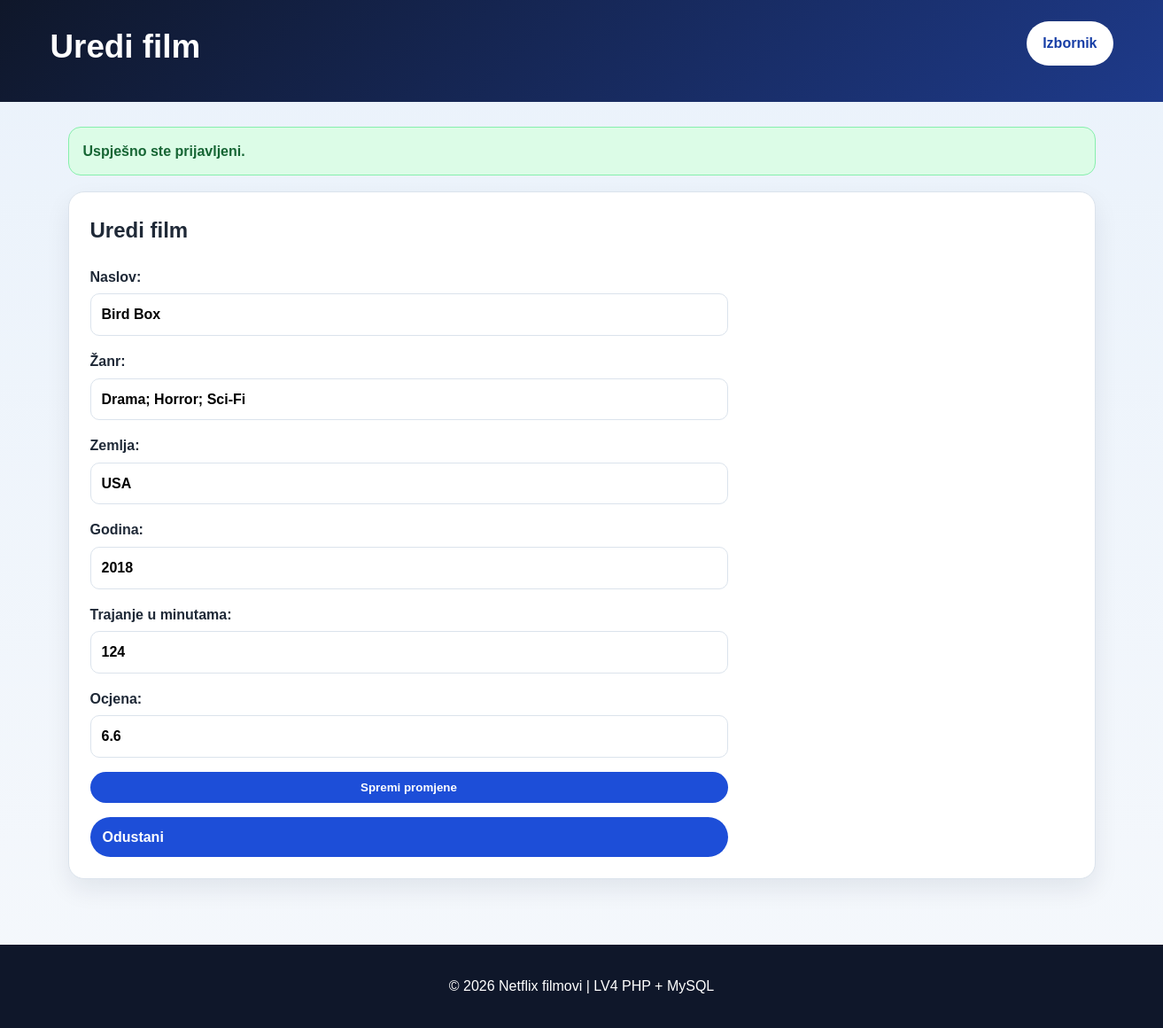
/admin/film_edit.php?id=2 (signed in), run on the app's committed database.
### tables this page shows
CREATE TABLE IF NOT EXISTS movies (
    id INT AUTO_INCREMENT PRIMARY KEY,
    title VARCHAR(255) NOT NULL,
    genre VARCHAR(255) NOT NULL,
    country VARCHAR(100) NOT NULL DEFAULT 'Nepoznato',
    release_year INT NOT NULL,
    duration_min INT NOT NULL,
    rating DECIMAL(3,1) NOT NULL,
    created_at TIMESTAMP DEFAULT CURRENT_TIMESTAMP
);

### admin/film_edit.php (the view, shortened to what this page needs)
<?php
require_once '../includes/db.php';
require_once '../includes/functions.php';
$id = (int)($_GET['id'] ?? 0);
$stmt = $pdo->prepare("
    SELECT *
    FROM movies
    WHERE id = :id
    LIMIT 1
");
$stmt->execute([':id' => $id]);
$movie = $stmt->fetch();
require_once '../includes/header.php';
?>
<section class="intro">
    <article>
        <h2>Uredi film</h2>
        <form method="post" class="form-card">
            <label>
                Naslov:
                <input
                    type="text"
                    name="title"
                    value="<?= e($_POST['title'] ?? $movie['title']) ?>"
                    required
                >
            </label>
            <label>
                Žanr:
                <input
                    type="text"
                    name="genre"
                    value="<?= e($_POST['genre'] ?? $movie['genre']) ?>"
                    required
                >
            </label>
            <label>
                Zemlja:
                <input
                    type="text"
                    name="country"
                    value="<?= e($_POST['country'] ?? $movie['country']) ?>"
                    required
                >
            </label>
            <label>
                Godina:
                <input
                    type="number"
                    name="release_year"
                    value="<?= e($_POST['release_year'] ?? $movie['release_year']) ?>"
                    required
                >
            </label>
            <label>
                Trajanje u minutama:
                <input
                    type="number"
                    name="duration_min"
                    value="<?= e($_POST['duration_min'] ?? $movie['duration_min']) ?>"
                    required
                >
            </label>
            <label>
                Ocjena:
                <input
                    type="number"
                    name="rating"
                    step="0.1"
                    min="0"
                    max="10"
                    value="<?= e($_POST['rating'] ?? $movie['rating']) ?>"
                    required
                >
            </label>
            <button type="submit">Spremi promjene</button>
            <a class="button-link" href="dashboard.php">Odustani</a>
        </form>
    </article>
</section>
<?php require_once '../includes/footer.php'; ?>

### public/style.css (style rules this page uses)
:root { --bg: #eef3f8; --surface: #ffffff; --surface-alt: #f7fbff; --text: #1f2937; --muted: #5b6574; --primary: #1d4ed8; --primary-dark: #173ea6; --border: #dbe3ec; --shadow: 0 12px 28px rgba(14, 30, 55, 0.08); --radius: 18px; --max-width: 1200px; }
* { box-sizing: border-box; }
html { scroll-behavior: smooth; }
body { margin: 0; font-family: Arial, sans-serif; color: var(--text); background: linear-gradient(180deg, #eaf2fb 0%, #f5f8fc 100%); line-height: 1.6; }
.intro article, .table-card, .info-aside { background: var(--surface); border: 1px solid var(--border); border-radius: var(--radius); box-shadow: var(--shadow); }
.intro article { padding: 24px; margin-bottom: 24px; }
.intro h2, .table-card h2, .info-aside h2, .mini-card h3 { margin-top: 0; }
.form-card { display: grid; gap: 16px; max-width: 720px; }
.form-card label { display: grid; gap: 6px; font-weight: bold; }
.form-card input, .form-card select, .filteri input, .filteri select { width: 100%; padding: 10px 12px; border: 1px solid var(--border); border-radius: 10px; font: inherit; }
.form-card button, .filteri button, button, .button-link { display: inline-block; padding: 10px 14px; border: none; border-radius: 999px; background: var(--primary); color: #ffffff; text-decoration: none; font-weight: bold; cursor: pointer; }

### data on the page
movies: title "Bird Box", genre "Drama; Horror; Sci-Fi", country "USA", release_year "2018", duration_min "124", rating "6.6"

### other printed values
$page_title "Uredi film"
$message "Uspješno ste prijavljeni."
